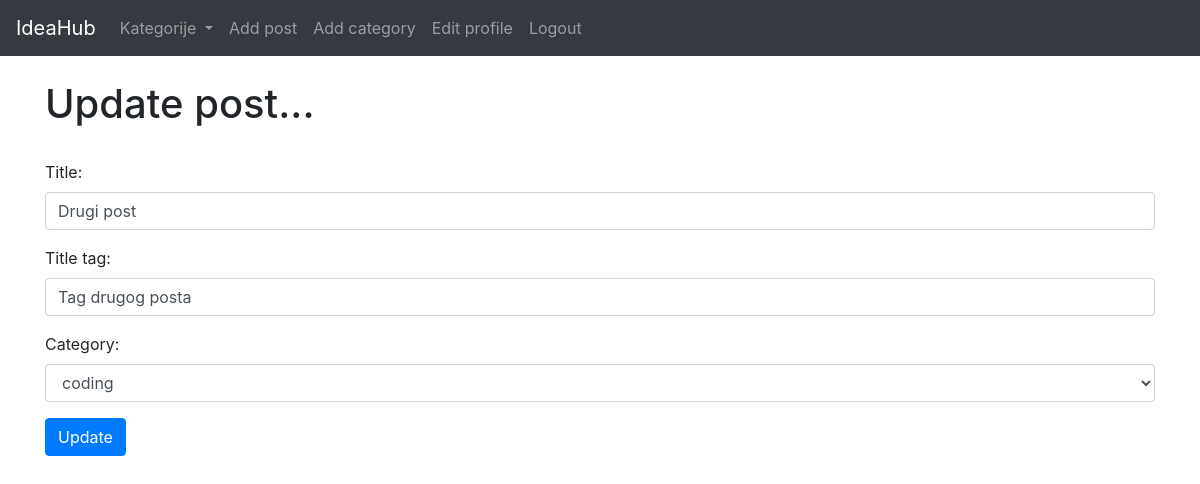
The app's page /updatePost/3 (signed in) with its own data.
### IdeaHub/models.py (models this page shows, shortened)
class Post(models.Model):
    title = models.CharField(max_length=255)
    title_tag = models.CharField(max_length=255, default="IdeaHub")
    header_image = models.ImageField(null=True, blank=True, upload_to="images/")
    author = models.ForeignKey(User, on_delete=models.CASCADE)
    body = models.TextField()
    post_date = models.DateField(auto_now_add=True)
    category = models.CharField(max_length=255, default='undefined')
    likes = models.ManyToManyField(User, related_name="blog_posts") # ManyToMany --> post_id + user_id

### IdeaHub/views.py (the view)
# urls.py: path('updatePost/<int:pk>', UpdatePostView.as_view(), name='update_post'),
class UpdatePostView(UpdateView):
    model = Post
    form_class = EditForm
    template_name = 'update_post.html'
    def get_context_data(self, *args, **kwargs ):
        category_menu = Category.objects.all()
        context = super(UpdatePostView, self).get_context_data(*args, **kwargs)
        context["category_menu"] = category_menu
        return context

### IdeaHub/forms.py
class EditForm(forms.ModelForm):
    class Meta:
        model = Post
        fields = ('title', 'title_tag', 'category', 'body')
        widgets = {
            'title': forms.TextInput(attrs={'class': 'form-control'}), # form-control --> Bootstrap item
            'title_tag': forms.TextInput(attrs={'class': 'form-control'}),
            'category': forms.Select(choices=choice_list, attrs={'class': 'form-control'}),
            'body': forms.HiddenInput()
        }

### IdeaHub/context_processors.py (called while the page is built)
def category_menu(request):
    return {'category_menu': Category.objects.all()}

### IdeaHub/models.py (called while the page is built)
    def __str__(self):
        return self.name

### IdeaHub/templates/update_post.html (shortened to what this page needs)
{% extends "base_generic.html" %}
        {% block content %}
            {% if user.is_authenticated %}
                {% if user.id == post.author.id %}
                    <h1>Update post...</h1>
                    <br/>
                    <div class="form-group">
                        <form method="POST" onsubmit="return submitHandler();">
                            {{ form.as_p }}
                            <button class="btn btn-primary">Update</button>
                    </div>
                    {% else %}
                        <p> You are not AUTHOR OF THIS IDEA! </p>
                    {% endif %}
            {% else %}
                <p>You are not allowed here.</p>
            {% endif %}
        {% endblock %}

### records on screen
Post: title "Drugi post", title_tag "Tag drugog posta", category "coding"
